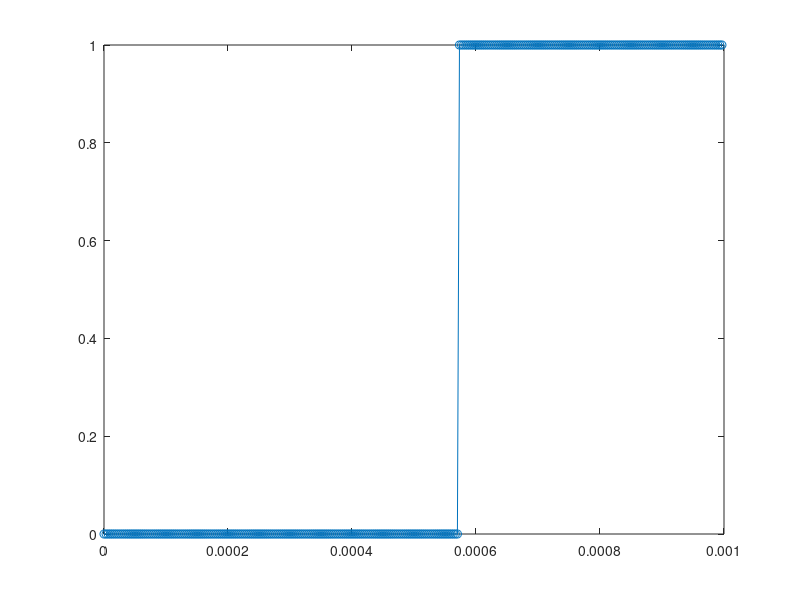

MATLAB code to generate this figure:
clear all;
close all;
clc;

# Import signal package
pkg load signal

Fs   = 300e3; # 300 kHz - Freq of sampling
dt   = 1/Fs;
Fsig = 10e3;  # 10 kHz - Freq of the signal
Tdur = 1e-3;  # 1ms - Duration of the signal

tvec = 0:dt:Tdur-dt;         # Time vector (X)
y = 0.5 - (0.5 * square(pi*1750*tvec));

# To see the plot before processing
plot(tvec,y,'-o')

# Create csv folder if it do not exist
if(!isfolder("./csv"))
    mkdir("./csv")
endif

# Write files (the output value should be with dot)
csvwrite ("./csv/input.csv", y, 'precision', '%.4f') 
csvwrite ("./csv/time.csv", tvec)